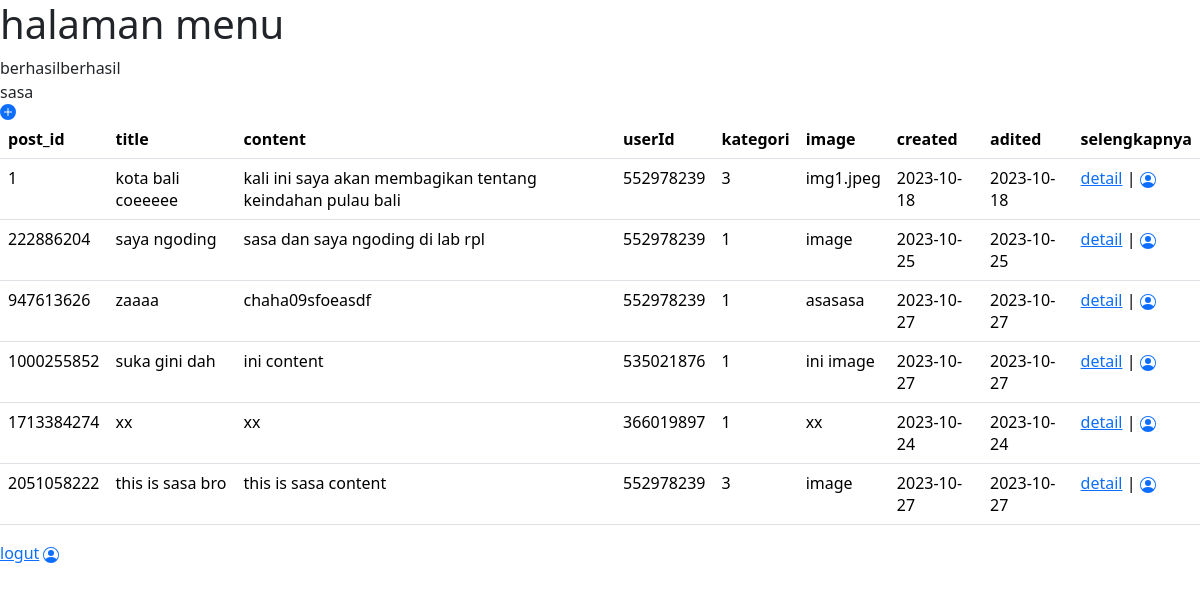
Screenshot of /myblog/home/menu.php (signed in) with the database file from the repository.
### tables this page shows
CREATE TABLE `posts` (
  `post_id` int(36) NOT NULL,
  `title` varchar(255) NOT NULL,
  `content` text NOT NULL,
  `user_id` int(20) NOT NULL,
  `category_id` int(2) NOT NULL,
  `image_url` text NOT NULL,
  `created_at` date NOT NULL,
  `update_at` date NOT NULL
);

### myblog/function/fungsi.php (called while the page is built, shortened)
<?php
include "koneksi.php";
function ambil_semua_data_post($query){
    global $koneksi;
    $result = mysqli_query($koneksi,$query);
    $rows = [];
    while($row = mysqli_fetch_assoc($result)){
        $rows[] = $row;
    }
    return $rows;
}
?>

### myblog/home/menu.php (the view, shortened to what this page needs)
<h1>halaman menu</h1>
<?php
require "../function/koneksi.php";
require "../function/fungsi.php";
echo $_SESSION['username'] . "\n";
$datas = ambil_semua_data_post("SELECT * FROM `posts`");
?>
<!doctype html>
<html lang="en">
<head>
    <link href="https://cdn.jsdelivr.net/npm/bootstrap@5.3.2/dist/css/bootstrap.min.css" rel="stylesheet">
</head>
<body>
    <a href="./post.php"><svg xmlns="http://www.w3.org/2000/svg" width="16" height="16" fill="currentColor" class="bi bi-plus-circle-fill" viewBox="0 0 16 16">
            <path d="M16 8A8 8 0 1 1 0 8a8 8 0 0 1 16 0zM8.5 4.5a.5.5 0 0 0-1 0v3h-3a.5.5 0 0 0 0 1h3v3a.5.5 0 0 0 1 0v-3h3a.5.5 0 0 0 0-1h-3v-3z" />
        </svg></a>
    <table class="table">
        <thead>
            <tr>
                <th scope="col">post_id</th>
                <th scope="col">title</th>
                <th scope="col">content</th>
                <th scope="col">userId</th>
                <th scope="col">kategori</th>
                <th scope="col">image</th>
                <th scope="col">created</th>
                <th scope="col">adited</th>
                <th scope="col">selengkapnya</th>
            </tr>
        </thead>
        <?php foreach ($datas as $data) : ?>
            <tbody>
                <td scope="col"><?= $data['post_id'] ?></td>
                <td scope="col"><?= $data['title'] ?></td>
                <td scope="col"><?= $data['content'] ?></td>
                <td scope="col"><?= $data['user_id'] ?></td>
                <td scope="col"><?= $data['category_id'] ?></td>
                <td scope="col"><?= $data['image_url'] ?></td>
                <td scope="col"><?= $data['created_at'] ?></td>
                <td scope="col"><?= $data['update_at'] ?></td>
                <td>
                    <a href="other_post.php?post_id=<?= $data['post_id'] ?>&user_id=<?= $data['user_id'] ?>">detail</a> |
                    <a href="other_profile.php?id=<?= $data['userz_id'] ?>"></a>
                </td>
            </tbody>
        <?php endforeach; ?>
    </table>
    <a href="../function/logout.php">logut</a>
    <a href="./user-dashbord.php"></a>
</body>
</html>

### rows the page displays
posts: post_id "1", title "kota bali coeeeee", content "kali ini saya akan membagikan tentang keindahan pulau bali", user "552978239", category "3", image_url "img1.jpeg", created_at "2023-10-18", update_at "2023-10-18"
posts: post_id "222886204", title "saya ngoding", content "sasa dan saya ngoding di lab rpl", user "552978239", category "1", image_url "image", created_at "2023-10-25", update_at "2023-10-25"
posts: post_id "947613626", title "zaaaa", content "chaha09sfoeasdf", user "552978239", category "1", image_url "asasasa", created_at "2023-10-27", update_at "2023-10-27"
posts: post_id "1000255852", title "suka gini dah", content "ini content", user "535021876", category "1", image_url "ini image", created_at "2023-10-27", update_at "2023-10-27"
posts: post_id "1713384274", title "xx", content "xx", user "366019897", category "1", image_url "xx", created_at "2023-10-24", update_at "2023-10-24"
posts: post_id "2051058222", title "this is sasa bro", content "this is sasa content", user "552978239", category "3", image_url "image", created_at "2023-10-27", update_at "2023-10-27"

### other values shown
$_SESSION['username'] "sasa"
